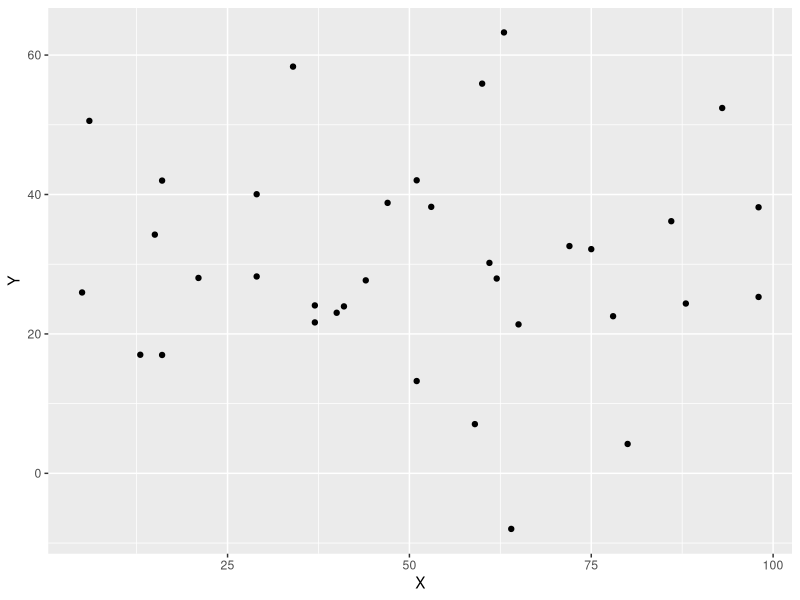

This figure's R source: (Note: this script raises an error after producing the figure.)
## data_challenge_skeleton.R
## Data Challenge: Prediction Competition
## Your goal: predict Y for the 10 test points in each dataset.

library(tidyverse)

# ── Load data ──────────────────────────────────────────────────────────────────
# Training data: X and Y are both observed
trainA <- read_csv("data/datasetA.csv", col_types = cols())
trainB <- read_csv("data/datasetB.csv", col_types = cols())
trainC <- read_csv("data/datasetC.csv", col_types = cols())

# Test data: only X is given — you must predict Y
testA <- read_csv("data/testA.csv", col_types = cols())
testB <- read_csv("data/testB.csv", col_types = cols())
testC <- read_csv("data/testC.csv", col_types = cols())


# ── Helper: format your predictions for the Google Form ───────────────────────
# Pass a test dataset that has your predicted Y values in a column called "Y".
# The function sorts by X and prints a comma-separated list to paste into the form.
format_answer <- function(test_with_predictions) {
    cat( "\n\n" )
    cat( "** Your Predictions **\n" )
    stopifnot("Y" %in% names(test_with_predictions))
    out <- test_with_predictions |>
        arrange(X) |>
        mutate(Y = round(Y, 2)) |>
        pull(Y)
    cat( "Paste the following into the google form:\n" )
    cat( "Form location: https://forms.gle/FcdkEx4Pyd6C6m9P9\n" )
    cat(paste(out, collapse = ", "), "\n")
}


# ── Dataset A ─────────────────────────────────────────────────────────────────

trainA
testA

# This is maybe not a good prediction
# M = lm( Y ~ X, trainA )
# testA$Y = predict( M, newdata = testA )

# Let's see what the data looks like

trainA %>% 
    ggplot(aes( X, Y )) +
    geom_point() 
    geom_smooth( method = "loess", span = 0.5, se = FALSE )+
    geom_smooth( method = lm, se = FALSE, col = "red")

# The data looks like noise. How can we predict anything from this??

# Let's make a function for test/train splits
# We'll test out different test/train splits for loess and linear models

train_split_lm = function(data, pct){
N = nrow(data)
val_rows = sample( N, N*pct )

val = data[ val_rows, ]
real_train = data[ -val_rows, ]

M = lm( Y ~ X, real_train )
val$Yhat = predict( M, newdata = val )

val %>%
    summarize( rmse = sqrt( mean( (Yhat - Y)^2 ) ) )

}

train_split_loess = function(data, pct){
    N = nrow(data)
    val_rows = sample( N, N*pct )
    
    val = data[ val_rows, ]
    real_train = data[ -val_rows, ]
    
    M = loess( Y ~ X, real_train )
    val$Yhat = predict( M, newdata = val )
    
    val %>%
        summarize( rmse = sqrt( mean( ((Yhat - Y)^2), na.rm = TRUE ) ) )
    #had to add na.rm = TRUE because I kept randomly getting NAs, but
    #I'm not sure why? didn't get NA for the linear model
}

# let's test out the function for a 50/50 split
train_split_loess(trainA, 0.5)
train_split_lm(trainA, 0.5)

# let's make a list of splits from 10% to 50% 

splits <- seq(from = 0.1, to = 0.5, by = 0.1)

#run the train_split_loess and train_split_lm function for every value of 
#pct in splits, and replicate this 1000 times
#copilot helped me figure out some of this code

splits_rmse_lm <- replicate(1000, map_dfr(splits, ~train_split_lm(trainA, .x)), 
          simplify = TRUE)

splits_rmse_loess <- 
    replicate(1000, map_dfr(splits, ~train_split_loess(trainA, .x)), 
                         simplify = TRUE)

#convert these to a tibble (necessary)?

splits_rmse_lm <- tibble(splits_rmse_lm)
splits_rmse_loess <- tibble(splits_rmse_loess)


#in the splits_rmse tibbles, separate the lists in the splits_rmse column into 
# five columns labeled 0.1, 0.2, 0.3, 0.4, and 0.5
# copilot helped me with this

splits_rmse_lm <- splits_rmse_lm %>% 
    unnest_wider(col = splits_rmse_lm, names_sep = "pct") %>% 
 
    #rename the second through sixth columns to be 0.1, 0.2, 0.3, 0.4, and 0.5
    rename( "0.1" = splits_rmse_lmpct1,
            "0.2" = splits_rmse_lmpct2,
            "0.3" = splits_rmse_lmpct3,
            "0.4" = splits_rmse_lmpct4,
            "0.5" = splits_rmse_lmpct5 )

splits_rmse_loess <- splits_rmse_loess %>% 
    unnest_wider(col = splits_rmse_loess, names_sep = "pct") %>% 
    
    #rename the second through sixth columns to be 0.1, 0.2, 0.3, 0.4, and 0.5
    #I'm sorry, these names are very ugly and go against best practices
    rename( "0.1" = splits_rmse_loesspct1,
            "0.2" = splits_rmse_loesspct2,
            "0.3" = splits_rmse_loesspct3,
            "0.4" = splits_rmse_loesspct4,
            "0.5" = splits_rmse_loesspct5 )

summary(splits_rmse_lm)
summary(splits_rmse_loess)


#OK it seems like a 10/90 split generates the lowest RMSE for both linear and 
#Loess models. Is this a good thing? 0.1 also gives the widest range of rmses.
# I'll go with it. According to my results, mean rmse is usuallly 
# lower for linear (14ish) than for loess (15ish)

# Now let's see which span is best for the loess models
# We can create the split using our code from above

# I have not set a seed on purpose, so I can rerun this and see the variety
# among the results

    N = nrow(trainA)
    val_rows = sample( N, N*0.1 )
    
    val_A = trainA[ val_rows, ]
    real_trainA = trainA[ -val_rows, ]
    
#Now we have our training data split into two sets: real_trainA (90%)
#and 10% to test (val_A)
 

#Let's see which span is best for loess models using our test/train split data
#from trainA. The code below is from lab 8

span_rmse <- function(span = 0.5) {
   
    train <- real_trainA
    test <- val_A
    
    # fit the model with the given span on the TRAINING data
    model <- loess( Y ~ X, data = train, span = span)
    
    # get the predictions with the model on the TESTING data
    test$predictions <- predict(model, newdata = test)
    train$predictions <- predict(model)
    
    # calculate the error for each observation in the test data
    rmse_test <- sqrt(mean((test$predictions - test$Y)^2, na.rm = TRUE))
    rmse_train <- sqrt(mean((train$predictions - train$Y)^2))
    rmse_list = tibble(span = span,
                       test_rmse = rmse_test, 
                       train_rmse = rmse_train)
    #got some NAs for rmse_test a few times so I added na.rm = TRUE
    
    return(rmse_list)
}


# test the function
span_rmse(0.5) 


# now we will create a vector of spans to try 
spans <- seq(from = 0.1, to = 2, by = .05)

# run the function on each value of the spans vector
rmse <- map_dfr(spans, span_rmse) # run the function on each of the spans

#got a bunch of warning messaging about "pseudoinverse used at 29", 
#"neighborhood radius 8," "reciprocal condition number 5.2015e-17"? I think
#loess models don't cope with random selection so well?

# get the best span to minimize RMSE
best.span <- rmse %>% 
    slice_min(test_rmse) %>% 
    pull(span)

best.span

# on running this multiple times I get a wide range of results for the best span
# and the lowest test_rmse. Which I think is just demonstrating that the data 
# is very noisy and the 10/90 test/train split leads to a lot of variation


# indicate whether spans result in under or overfit models
rmse <- rmse %>%
    mutate(span.fit = ifelse(span == best.span, "Best",
                             ifelse(span > best.span, "Underfit", "Overfit")))

# plot the rmses and spans
p5 <- rmse %>% 
    ggplot(aes(x = span, y = test_rmse)) +
    geom_line( color = "grey" ) +
    geom_point( aes(color = span.fit) ) +
    labs(x = "Span", y = "RMSE", color = "Quality of span",
         title = "Span performance on Testing data RMSE")

p5

#ok every time I run this I get vastly different results which I also think
#is because our data is noise. Often, it keeps telling me the best span is 2, 
# which is basically just a linear model. 

# compare train and test rmse
rmsesL <- pivot_longer(rmse, cols = c(train_rmse, test_rmse), 
                       names_to = "dataset",
                       values_to = "rmse")


p6 <- rmsesL %>% 
    ggplot(aes( span, rmse, col = dataset) ) +
    geom_line() +
    labs(x = "Span", y = "RMSE", color = "Dataset",
         title = "Comparing span performance on training vs. test data RMSE") +
    scale_color_manual(values = c("red", "blue"),
                       labels = c("Test RMSE", "Train RMSE"))

p6

#ok this seems weird. But also, the data in trainA is kind of garbage. So
#maybe this is not the best way to practice? 

#anyway, let's try to predict for testA using the loess model with span = 2

trainA %>% 
    ggplot(aes(X,Y)) +
    geom_point() +
    geom_smooth(method = "loess", span = 2, se = FALSE, col = "red") 

#the internet says to add surface = "direct" to extrapolate NAs
M = loess(Y ~ X, trainA, control = 
                    loess.control(surface = "direct"), span = 2)

#calculate RMSE for this model

trainA$predictions <- predict(M)
rmse_train <- sqrt(mean((trainA$predictions - trainA$Y)^2))

round(rmse_train, digits = 2)

#use the model to predict Y values for the testA dataset

testA$Y = predict(M, newdata = testA)

testA

testA %>% 
    ggplot(aes(X,Y))+
    geom_point()

# should it really look like this? 

# Let's try overfitting the model with span = 0.1 
# because garbage in, garbage out

M = loess(Y ~ X, trainA, control = 
              loess.control(surface = "direct"), span = 0.1)

# calculate RMSE for this model

trainA$predictions <- predict(M)
rmse_train <- sqrt(mean((trainA$predictions - trainA$Y)^2))
round(rmse_train, digits = 2)

testA$Y = predict(M, newdata = testA)

testA

testA %>% 
    ggplot(aes(X,Y))+
    geom_point()

# This looks like noise, just like trainA does. Is that what we want? We need
# to decide which to go with

# Once you have your analysis, print out your predictions
format_answer( testA )

# Now cut and paste the above into the google form!


# ── Dataset B ─────────────────────────────────────────────────────────────────

# THIS IS GOING TO BE SO MUCH BETTER BECAUSE WE DON'T HAVE GARBAGE DATA YAY
# Most code is just adapted from part A

trainB
testB

# Let's see what the data looks like

trainB %>% 
    ggplot(aes( X, Y )) +
    geom_point() +
    geom_smooth( method = "loess", span = 0.5, se = FALSE )

# Does not look like it's just noise!! this will obviously be better with loess
# than a linear model

# We'll test out different test/train splits for loess using the function we
# built for part A (code is the same as part A but with trainB data and only
# testing on loess)

train_split_loess(trainB, 0.5)

splits <- seq(from = 0.1, to = 0.5, by = 0.1)

splits_rmse_loess <- 
    replicate(1000, map_dfr(splits, ~train_split_loess(trainB, .x)), 
              simplify = TRUE)

splits_rmse_loess <- tibble(splits_rmse_loess)

splits_rmse_loess

splits_rmse_loess <- splits_rmse_loess %>% 
    unnest_wider(col = splits_rmse_loess, names_sep = "pct") %>% 
    
    #rename the second through sixth columns to be 0.1, 0.2, 0.3, 0.4, and 0.5
    rename( "0.1" = splits_rmse_loesspct1,
            "0.2" = splits_rmse_loesspct2,
            "0.3" = splits_rmse_loesspct3,
            "0.4" = splits_rmse_loesspct4,
            "0.5" = splits_rmse_loesspct5 )

summary(splits_rmse_loess)


# Mean RMSEs are very similar for all the splits. 10/90 is slightly lower,
# so I'll go with that. Is it an issue that 10/90 split shows a much wider
# range of RMSEs, meaning it varies much more in terms of ability to predict?

# Now let's see which span is best for the loess models

# We can create the split using our code from above

N = nrow(trainB)
val_rows = sample( N, N*0.1 )

val_B = trainB[ val_rows, ]
real_trainB = trainB[ -val_rows, ]

# Can I make a function for this so I can replicate it 1000 times, 
# to take into account variation from random sampling?



tt_rep = function(data){
    
    N = nrow(data)
    val_rows = sample( N, N*0.1 )
    
    val_B <- data[ val_rows, ]
    real_trainB <- data[ -val_rows, ]
    
    test_train = bind_rows(val_B, real_trainB)
    
    test_train
}

tt_rep(trainB)

#Now we have our function to split the training data into two sets and put 
#it back together again. We'll split it apart again in the next function. This
#allows us to run many trials (monte carlo simluation-ish) to find the best span


#Let's see which span is best for loess models using our test/train split data
#from trainB. The code below is adapted from lab 8

span_rmse <- function(span) {
    
    test_train <- tt_rep(trainB)
    
    test <- test_train[1:10,]
    train <- test_train[11:100,]
    
    # fit the model with the given span on the TRAINING data
    model <- loess( Y ~ X, data = train, span = span)
    
    # get the predictions with the model on the TESTING data
    test$predictions <- predict(model, newdata = test)
    train$predictions <- predict(model)
    
    # calculate the error for each observation in the test data
    rmse_test <- sqrt(mean((test$predictions - test$Y)^2, na.rm = TRUE))
    rmse_train <- sqrt(mean((train$predictions - train$Y)^2))
    rmse_list = tibble(span = span,
                       test_rmse = rmse_test, 
                       train_rmse = rmse_train)
    
    return(rmse_list)
}


# test the function
span_rmse(0.5) 


# now we will create a vector of spans to try 
spans <- seq(from = 0.1, to = 2, by = .05)

# I asked chatGPT to help me write the following code to replicate the function 
# 10 times and put the output into a tibble (I was using replicate before,
# but it led to a mess of nested vectors)

rmse <- map_dfr(1:100, \(i) {
    map_dfr(spans, span_rmse) %>%
        mutate(rep = i)
})

# in rmse, mutate rep so it's a factor
rmse <- rmse %>% 
    mutate(rep = as.factor(rep))

rmse %>% 
    ggplot(aes(span, test_rmse))+
    geom_point() +
    geom_smooth()



# get the best span to minimize RMSE
best.span <- rmse %>% 
    slice_min(test_rmse) %>% 
    pull(span)

best.span

# I keep getting very different spans every time I run it because of the 
# 90/10 split. Maybe there's too much variation and a 50/50 split would be better

# ran this a few times, best span appears to be around 0.6

# indicate whether spans result in under or overfit models
rmse <- rmse %>%
    mutate(span.fit = ifelse(span == best.span, "Best",
                             ifelse(span > best.span, "Underfit", "Overfit")))

# plot the rmses and spans
p5 <- rmse %>% 
    ggplot(aes(x = span, y = test_rmse)) +
    geom_line( color = "grey" ) +
    geom_point( aes(color = span.fit) ) +
    labs(x = "Span", y = "RMSE", color = "Quality of span",
         title = "Span performance on Testing data RMSE")

p5

# compare train and test rmse
rmsesL <- pivot_longer(rmse, cols = c(train_rmse, test_rmse), 
                       names_to = "dataset",
                       values_to = "rmse")


p6 <- rmsesL %>% 
    ggplot(aes( span, rmse, col = dataset) ) +
    geom_line() +
    labs(x = "Span", y = "RMSE", color = "Dataset",
         title = "Comparing span performance on training vs. test data RMSE") +
    scale_color_manual(values = c("red", "blue"),
                       labels = c("Test RMSE", "Train RMSE"))

p6


# Let's predict for testB using the loess model with span = 0.6

trainB %>% 
    ggplot(aes(X,Y)) +
    geom_point() +
    geom_smooth(method = "loess", span = 0.6, se = FALSE) 

#the internet says to add surface = "direct" to extrapolate NAs
M = loess(Y ~ X, trainB, span = 0.6, control = 
              loess.control(surface = "direct"))

#caculate rmse for this model
trainB$predictions <- predict(M)
rmse_train <- sqrt(mean((trainB$predictions - trainB$Y)^2))
round(rmse_train, digits = 2)

testB$Y = predict(M, newdata = testB)

testB

testB %>% 
    ggplot(aes(X,Y))+
    geom_point()

# this looks pretty good

# Once you have your analysis, print out your predictions
format_answer( testB )

# Now cut and paste the above into the google form!


# ── Dataset C ─────────────────────────────────────────────────────────────────

# Most code is just adapted from parts A and B

trainC
testC

# Let's see what the data looks like

trainC %>% 
    ggplot(aes( X, Y )) +
    geom_point() +
    geom_smooth( method = "loess", span = 0.5, se = FALSE ) +
    geom_smooth( method = "lm", col = "red", se = FALSE)

# Looks pretty linear, but could maybe also use loess. I'll try both.

# We'll test out different test/train splits for loess and linear using the 
# function created in part A

# let's test out the function for a 50/50 split
train_split_loess(trainC, 0.5)
train_split_lm(trainC, 0.5)

# let's make a list of splits from 10% to 50% 

splits <- seq(from = 0.1, to = 0.5, by = 0.1)

#run the train_split_loess and train_split_lm function for every value of 
#pct in splits, and replicate this 1000 times
#copilot helped me figure out some of this code

#if this code is running super slowly, change the 1000 to 100
splits_rmse_lm <- replicate(1000, map_dfr(splits, ~train_split_lm(trainC, .x)), 
                            simplify = TRUE)

splits_rmse_loess <- 
    replicate(1000, map_dfr(splits, ~train_split_loess(trainC, .x)), 
              simplify = TRUE)

#convert these to a tibble (necessary)?

splits_rmse_lm <- tibble(splits_rmse_lm)
splits_rmse_loess <- tibble(splits_rmse_loess)

splits_rmse_loess

#in the splits_rmse tibbles, separate the lists in the splits_rmse column into 
# five columns labeled 0.1, 0.2, 0.3, 0.4, and 0.5

splits_rmse_lm <- splits_rmse_lm %>% 
    unnest_wider(col = splits_rmse_lm, names_sep = "pct") %>% 
    
    #rename the second through sixth columns to be 0.1, 0.2, 0.3, 0.4, and 0.5
    rename( "0.1" = splits_rmse_lmpct1,
            "0.2" = splits_rmse_lmpct2,
            "0.3" = splits_rmse_lmpct3,
            "0.4" = splits_rmse_lmpct4,
            "0.5" = splits_rmse_lmpct5 )

splits_rmse_loess <- splits_rmse_loess %>% 
    unnest_wider(col = splits_rmse_loess, names_sep = "pct") %>% 
    
    #rename the second through sixth columns to be 0.1, 0.2, 0.3, 0.4, and 0.5
    #I'm sorry, these names are very ugly and go against best practices
    rename( "0.1" = splits_rmse_loesspct1,
            "0.2" = splits_rmse_loesspct2,
            "0.3" = splits_rmse_loesspct3,
            "0.4" = splits_rmse_loesspct4,
            "0.5" = splits_rmse_loesspct5 )

summary(splits_rmse_lm)
summary(splits_rmse_loess)


# Like for B, mean RMSEs are very similar for all the splits. 
# 10/90 is slightly lower, so I'll go with that. 

# Now let's see which span is best for the loess models

# We can create the split using our code from above

N = nrow(trainC)
val_rows = sample( N, N*0.1 )

val_C = trainC[ val_rows, ]
real_trainC = trainC[ -val_rows, ]

#Now we have our training data split into two sets: real_trainC (90%)
#and 10% to test (val_C)


#Let's see which span is best for loess models using our test/train split data
#from trainC. The code below is from lab 8

span_rmse <- function(span = 0.5) {
    
    train <- real_trainC
    test <- val_C
    
    # fit the model with the given span on the TRAINING data
    model <- loess( Y ~ X, data = train, span = span)
    
    # get the predictions with the model on the TESTING data
    test$predictions <- predict(model, newdata = test)
    train$predictions <- predict(model)
    
    # calculate the error for each observation in the test data
    rmse_test <- sqrt(mean((test$predictions - test$Y)^2))
    rmse_train <- sqrt(mean((train$predictions - train$Y)^2))
    rmse_list = tibble(span = span,
                       test_rmse = rmse_test, 
                       train_rmse = rmse_train)
    
    return(rmse_list)
}


# test the function
span_rmse(0.5) 

# now we will create a vector of spans to try 
spans <- seq(from = 0.1, to = 2, by = .05)

# run the function on each value of the spans vector
rmse <- map_dfr(spans, span_rmse) # run the function on each of the spans

# got a lot of warnings hm..

# get the best span to minimize RMSE
best.span <- rmse %>% 
    slice_min(test_rmse) %>% 
    pull(span)

best.span


# ran this multiple times and got a bunch of warnings and a bunch of different 
# "best" spans, which makes me think loess might not be the best method

# Let's predict for testC using a linear model

trainC %>% 
    ggplot(aes(X,Y)) +
    geom_point() +
    geom_smooth(method = lm) 

M = lm(Y ~ X, trainC)

#caculate rmse for this model
trainC$predictions <- predict(M)
rmse_train <- sqrt(mean((trainC$predictions - trainC$Y)^2))
round(rmse_train, digits = 2)

testC$Y = predict(M, newdata = testC)

testC

testC %>% 
    ggplot(aes(X,Y))+
    geom_point()

# this looks very linear. I think that's a good thing?

# Once you have your analysis, print out your predictions
format_answer( testC )

# Now cut and paste the above into the google form!
